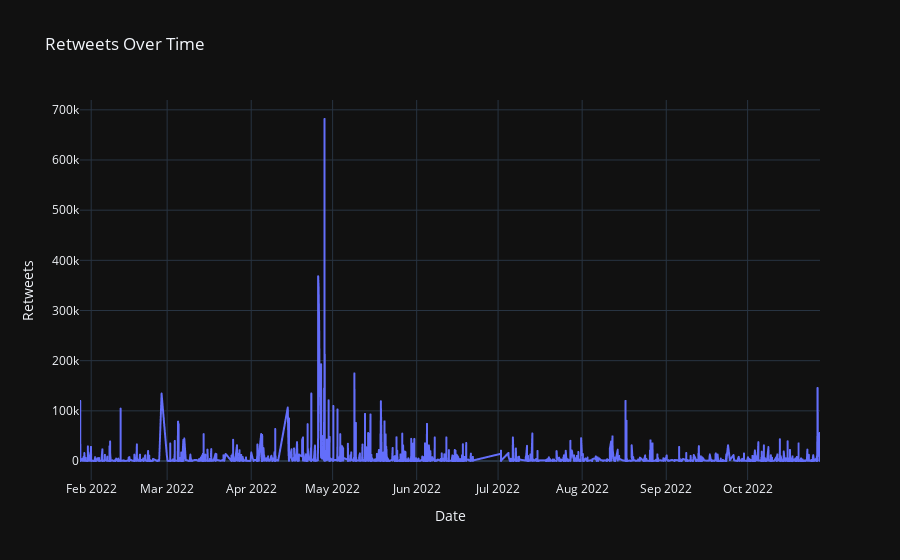

Here is the notebook cell this chart was saved with:
### Code cell
#########################################################################
##Test your ability to ability to plot a line graph ##
#########################################################################
import plotly.express as px

# create a line plot with Plotly Express
fig = px.line(df, x='Date', y='Retweets', title='Retweets Over Time', template='plotly_dark')

# display the plot
fig.show()

### Figure 1 — Plotly figure (JSON) as saved in the notebook; plotly's stock layout.template omitted (floating-point values rounded to 4 significant figures; data arrays with more than 128 entries replaced by an {"elided": "..."} marker saying what was removed)
{"data": [{"hovertemplate": "Date=%{x}<br>Retweets=%{y}<extra></extra>", "legendgroup": "", "line": {"color": "#636efa", "dash": "solid"}, "marker": {"symbol": "circle"}, "mode": "lines", "name": "", "showlegend": false, "type": "scattergl", "x": {"elided": "2668 str values"}, "xaxis": "x", "y": {"elided": "2668 int values"}, "yaxis": "y"}], "layout": {"legend": {"tracegroupgap": 0}, "title": {"text": "Retweets Over Time"}, "xaxis": {"anchor": "y", "domain": [0, 1], "title": {"text": "Date"}}, "yaxis": {"anchor": "x", "domain": [0, 1], "title": {"text": "Retweets"}}}}
